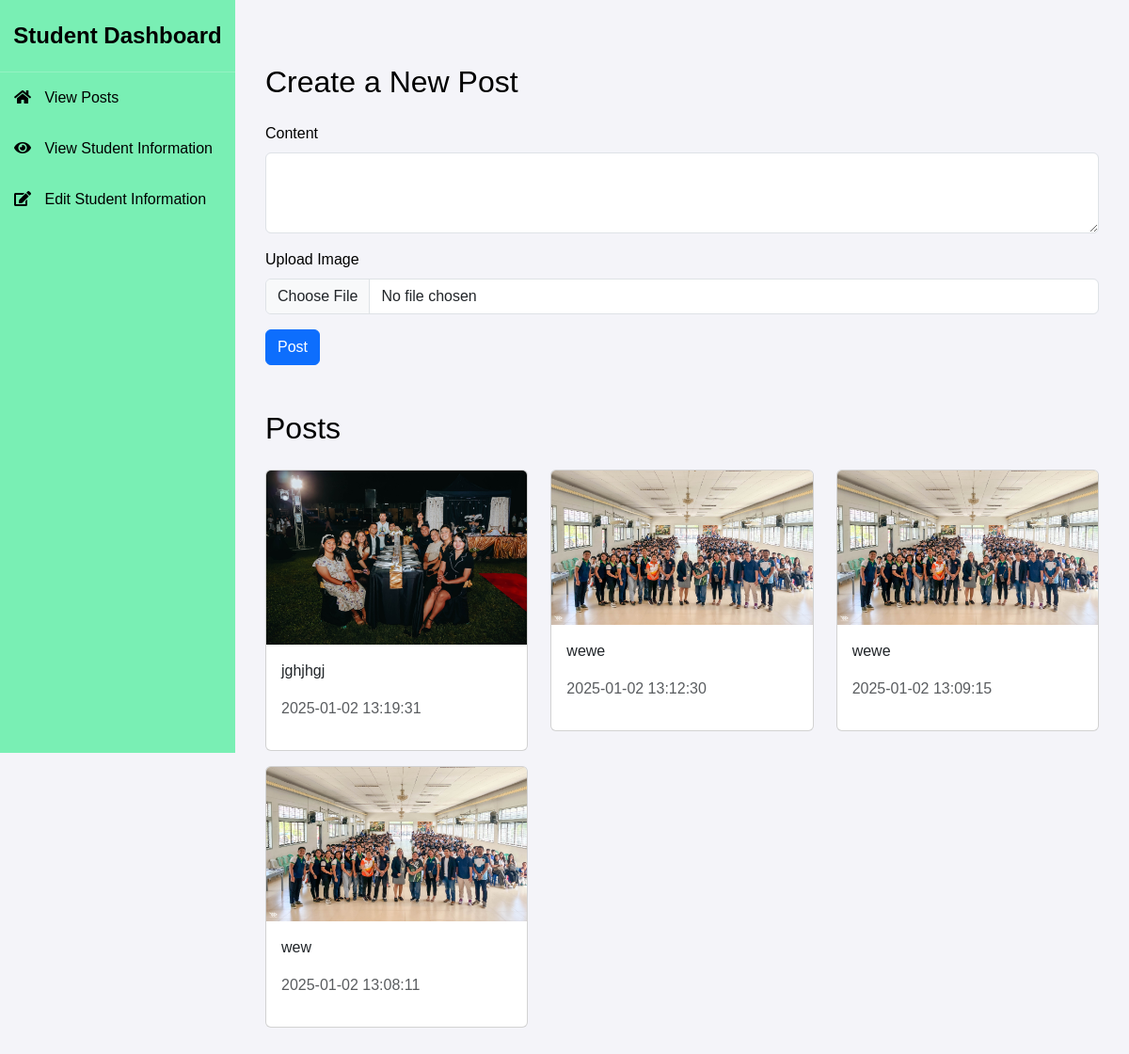
Page /files/view_posts.php (signed in) on the committed database.
### tables this page shows
CREATE TABLE `posts` (
  `id` int(11) NOT NULL,
  `content` text NOT NULL,
  `created_at` timestamp NOT NULL DEFAULT current_timestamp(),
  `admin_id` int(11) DEFAULT NULL,
  `image` varchar(255) DEFAULT NULL,
  `image_path` varchar(255) DEFAULT NULL
);

### files/view_posts.php (the view, shortened to what this page needs)
<?php
$servername = "localhost";
$username = "root";
$password = "";
$dbname = "sheila_db";
$conn = new mysqli($servername, $username, $password, $dbname);
$sql = "SELECT * FROM posts ORDER BY created_at DESC";
$result = $conn->query($sql);
?>
<!DOCTYPE html>
<html lang="en">
<head>
    <link rel="stylesheet" href="https://cdn.jsdelivr.net/npm/bootstrap@5.3.0/dist/css/bootstrap.min.css">
    <link rel="stylesheet" href="https://cdnjs.cloudflare.com/ajax/libs/font-awesome/5.15.4/css/all.min.css">
</head>
<body>
    <div class="sidebar">
        <div>
            <div class="brand">Student Dashboard</div>
            <a href="view_posts.php" class="nav-link"><i class="fas fa-home"></i> View Posts</a>
            <a href="student_page.php" class="nav-link"><i class="fas fa-eye"></i> View Student Information</a>
            <a href="edit_profile.php" class="nav-link"><i class="fas fa-edit"></i> Edit Student Information</a>
        </div>
    </div>
    <div class="content">
        <div class="container mt-5">
            <h2 class="mb-4">Create a New Post</h2>
            <form action="" method="POST" enctype="multipart/form-data">
                <div class="mb-3">
                    <label for="content" class="form-label">Content</label>
                    <textarea class="form-control" id="content" name="content" rows="3" required></textarea>
                </div>
                <div class="mb-3">
                    <label for="image" class="form-label">Upload Image</label>
                    <input type="file" class="form-control" id="image" name="image" accept="image/*" required>
                </div>
                <button type="submit" name="submit" class="btn btn-primary">Post</button>
            </form>
            <h2 class="mb-4 mt-5">Posts</h2>
            <?php if ($result->num_rows > 0): ?>
                <div class="row">
                    <?php while ($row = $result->fetch_assoc()): ?>
                        <div class="col-md-4">
                            <div class="card mb-3">
                                <?php if (!empty($row['image'])): ?>
                                    <img src="<?php echo htmlspecialchars($row['image']); ?>" class="card-img-top" alt="Post Image">
                                <?php endif; ?>
                                <div class="card-body">
                                    <p class="card-text"><?php echo htmlspecialchars($row['content']); ?></p>
                                    <p class="text-muted"><?php echo htmlspecialchars($row['created_at']); ?></p>
                                </div>
                            </div>
                        </div>
                    <?php endwhile; ?>
                </div>
            <?php else: ?>
                <p>No posts available.</p>
            <?php endif; ?>
        </div>
    </div>
</body>
</html>

### files/view_posts.php (style rules this page uses)
:root { --primary-color: #4caf50; --secondary-color: #ffffff; --background-color: #f4f4f9; --dark-mode-bg: #1f1f1f; --dark-mode-text: #dcdcdc; --dark-mode-header-bg: #333; --light-mode-text: #000; --transition-speed: 0.3s; }
body { font-family: 'Arial', sans-serif; background-color: var(--background-color); color: var(--light-mode-text); transition: background-color var(--transition-speed), color var(--transition-speed); }
.sidebar { width: 250px; height: 100vh; background: rgb(121, 239, 180); color: var(--light-mode-text); position: fixed; display: flex; flex-direction: column; justify-content: space-between; z-index: 10; transition: background-color var(--transition-speed); }
.sidebar .brand { font-size: 1.5rem; font-weight: bold; text-align: center; padding: 20px 0; border-bottom: 1px solid rgba(255, 255, 255, 0.2); }
.sidebar .nav-link { color: inherit; padding: 15px; text-decoration: none; display: block; transition: background-color 0.3s; }
.sidebar .nav-link i { margin-right: 10px; }
.content { margin-left: 250px; padding: 20px; }

### rows in the picture
posts: image (picture), content "jghjhgj", created_at "2025-01-02 13:19:31"
posts: image (picture), content "wewe", created_at "2025-01-02 13:12:30"
posts: image (picture), content "wewe", created_at "2025-01-02 13:09:15"
posts: image (picture), content "wew", created_at "2025-01-02 13:08:11"
